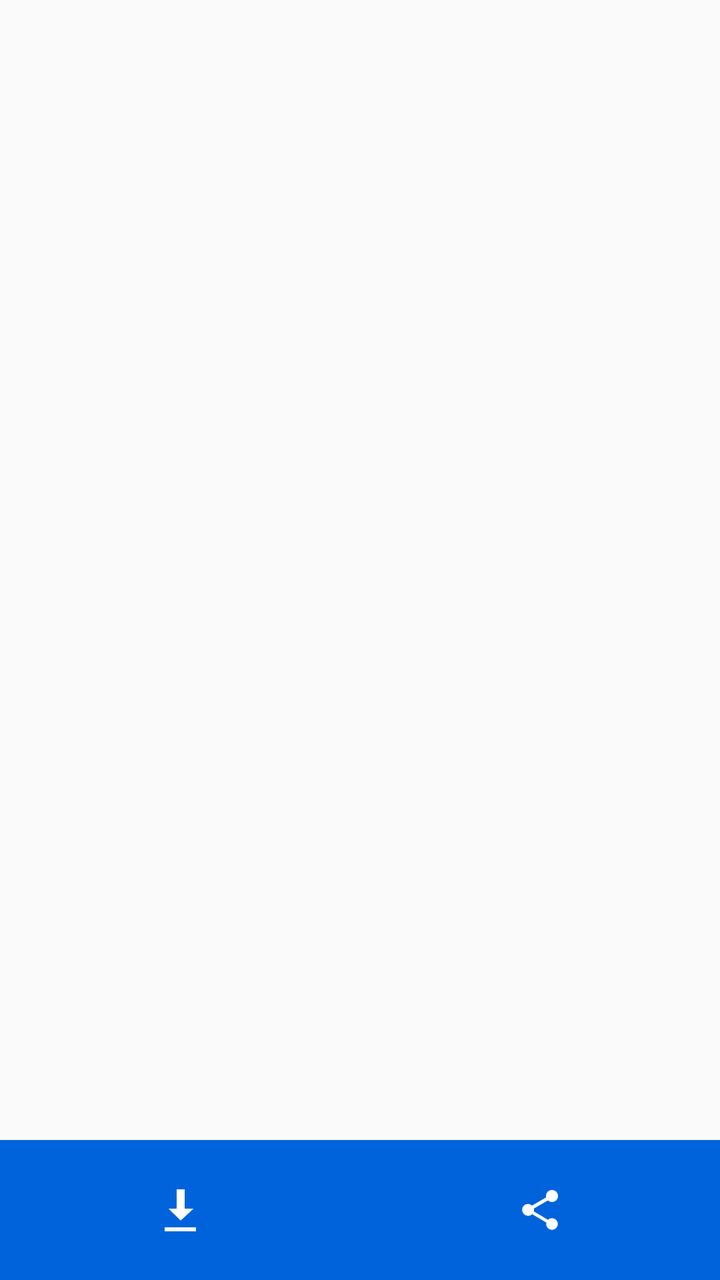
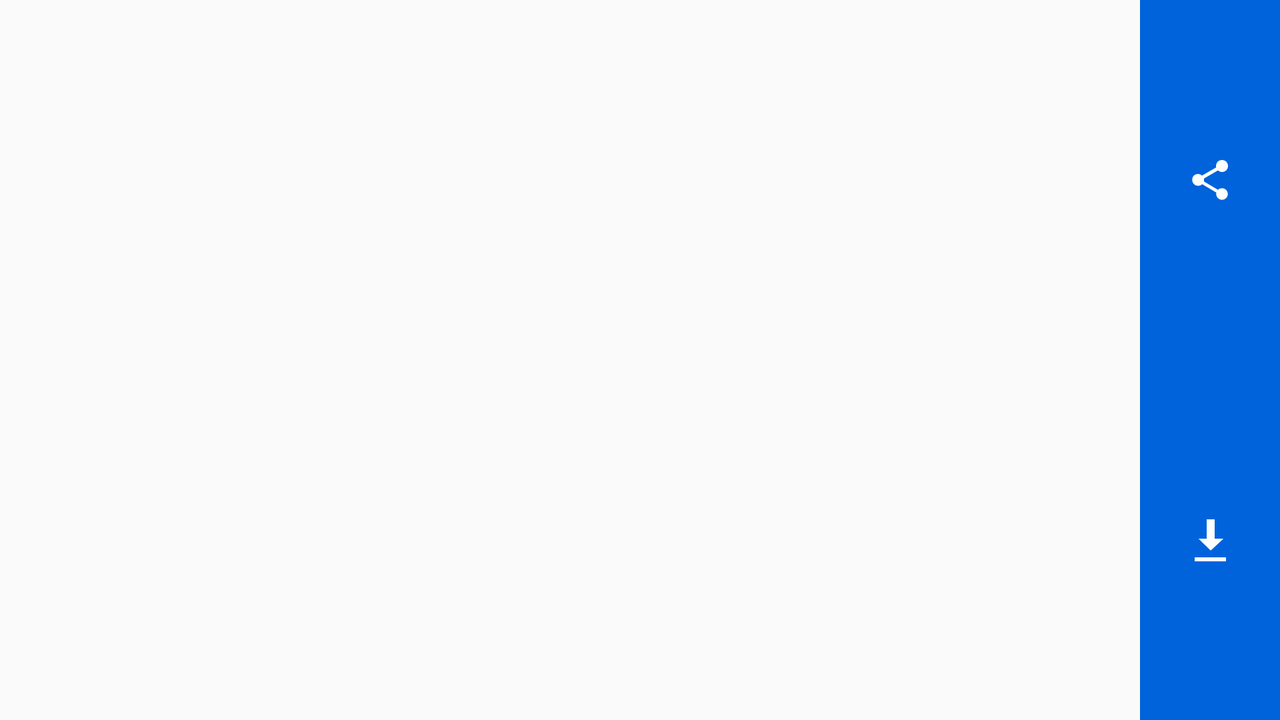

First picture: res/layout/ on a phone held upright. Second picture: the repository's own variant of that layout, on a device whose configuration matches the variant's folder. Source for both follows.
<!-- AndroidManifest.xml: application theme AppTheme -->
<!-- res/layout/activity_flickr_image_details.xml -->
<?xml version="1.0" encoding="utf-8"?>
<androidx.constraintlayout.widget.ConstraintLayout xmlns:android="http://schemas.android.com/apk/res/android"
    xmlns:app="http://schemas.android.com/apk/res-auto"
    xmlns:tools="http://schemas.android.com/tools"
    android:layout_width="match_parent"
    android:layout_height="match_parent"
    tools:context=".view.FlickrImageDetailsActivity">

    <ImageView
        android:id="@+id/details_image_view"
        android:layout_width="0dp"
        android:layout_height="0dp"
        android:layout_marginStart="8dp"
        android:layout_marginTop="8dp"
        android:layout_marginEnd="8dp"
        android:layout_marginBottom="8dp"
        android:scaleType="fitXY"
        app:layout_constraintBottom_toTopOf="@+id/download_image_button"
        app:layout_constraintEnd_toEndOf="parent"
        app:layout_constraintHorizontal_bias="0.0"
        app:layout_constraintStart_toStartOf="parent"
        app:layout_constraintTop_toTopOf="parent"
        tools:srcCompat="@tools:sample/backgrounds/scenic" />

    <ImageButton
        android:id="@+id/share_image_button"
        android:layout_width="0dp"
        android:layout_height="70dp"
        android:background="@color/colorPrimary"
        android:onClick="shareImage"
        android:scaleType="centerInside"
        android:src="?attr/actionModeShareDrawable"
        android:tint="#FFFFFF"
        app:layout_constraintBottom_toBottomOf="parent"
        app:layout_constraintEnd_toEndOf="parent"
        app:layout_constraintHorizontal_bias="0.5"
        app:layout_constraintStart_toEndOf="@+id/download_image_button"
        tools:src="?attr/actionModeShareDrawable" />

    <ImageButton
        android:id="@+id/download_image_button"
        android:layout_width="0dp"
        android:layout_height="70dp"
        android:background="@color/colorPrimary"
        android:onClick="downloadImage"
        android:scaleType="centerInside"
        android:src="@android:drawable/stat_sys_download_done"
        app:layout_constraintBottom_toBottomOf="parent"
        app:layout_constraintEnd_toStartOf="@+id/share_image_button"
        app:layout_constraintHorizontal_bias="0.5"
        app:layout_constraintStart_toStartOf="parent"
        tools:src="@android:drawable/stat_sys_download_done" />
</androidx.constraintlayout.widget.ConstraintLayout>
<!-- resources referenced by this layout -->
<resources>
  <color name="colorPrimary">#0063DC</color>
  <style name="AppTheme" parent="Theme.AppCompat.Light.NoActionBar">
          
          <item name="colorPrimary">@color/colorPrimary</item>
          <item name="colorPrimaryDark">@color/colorPrimaryDark</item>
          <item name="colorAccent">@color/colorAccent</item>
          <item name="android:statusBarColor">@android:color/transparent</item>
      </style>
  <color name="colorPrimaryDark">#003AA9</color>
  <color name="colorAccent">#6190FF</color>
</resources>
<!-- res/layout-land/activity_flickr_image_details.xml (the repository's variant of the layout above) -->
<!-- drawn on the phone turned sideways -->
<?xml version="1.0" encoding="utf-8"?>
<androidx.constraintlayout.widget.ConstraintLayout xmlns:android="http://schemas.android.com/apk/res/android"
    xmlns:app="http://schemas.android.com/apk/res-auto"
    xmlns:tools="http://schemas.android.com/tools"
    android:layout_width="match_parent"
    android:layout_height="match_parent">

    <ImageView
        android:id="@+id/details_image_view"
        android:layout_width="0dp"
        android:layout_height="0dp"
        android:layout_marginStart="8dp"
        android:layout_marginTop="8dp"
        android:layout_marginEnd="8dp"
        android:layout_marginBottom="8dp"
        android:scaleType="fitXY"
        app:layout_constraintBottom_toBottomOf="parent"
        app:layout_constraintEnd_toStartOf="@+id/share_image_button"
        app:layout_constraintStart_toStartOf="parent"
        app:layout_constraintTop_toTopOf="parent"
        tools:srcCompat="@tools:sample/backgrounds/scenic" />

    <ImageButton
        android:id="@+id/share_image_button"
        android:layout_width="70dp"
        android:layout_height="0dp"
        android:background="@color/colorPrimary"
        android:onClick="shareImage"
        android:scaleType="centerInside"
        android:src="?attr/actionModeShareDrawable"
        android:tint="#FFFFFF"
        app:layout_constraintBottom_toTopOf="@+id/download_image_button"
        app:layout_constraintEnd_toEndOf="parent"
        app:layout_constraintTop_toTopOf="parent"
        tools:src="?attr/actionModeShareDrawable" />

    <ImageButton
        android:id="@+id/download_image_button"
        android:layout_width="70dp"
        android:layout_height="0dp"
        android:background="@color/colorPrimary"
        android:onClick="downloadImage"
        android:scaleType="centerInside"
        android:src="@android:drawable/stat_sys_download_done"
        app:layout_constraintBottom_toBottomOf="parent"
        app:layout_constraintEnd_toEndOf="parent"
        app:layout_constraintTop_toBottomOf="@+id/share_image_button"
        tools:src="@android:drawable/stat_sys_download_done" />
</androidx.constraintlayout.widget.ConstraintLayout>
